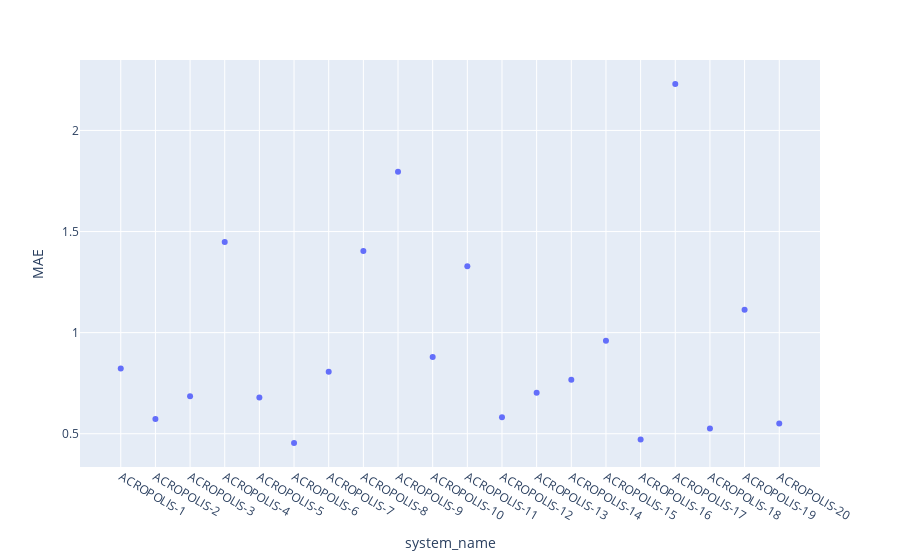
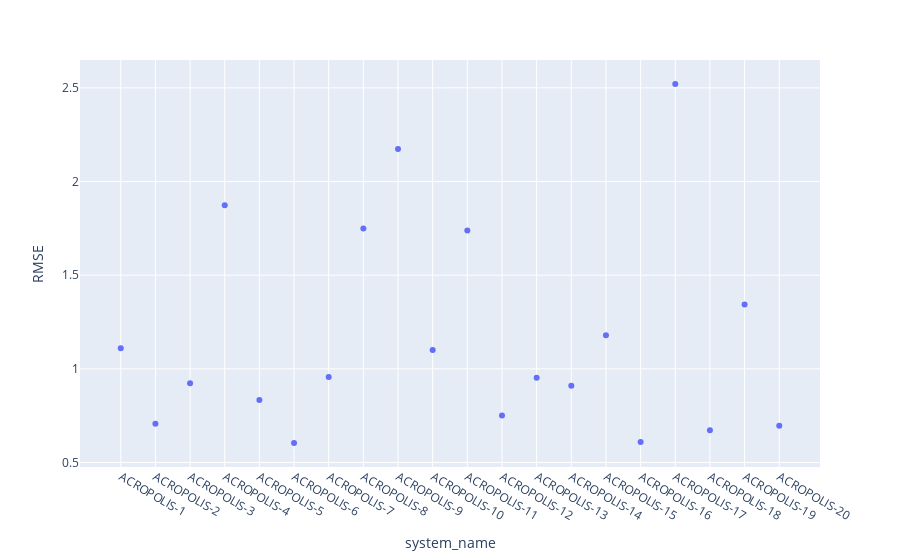
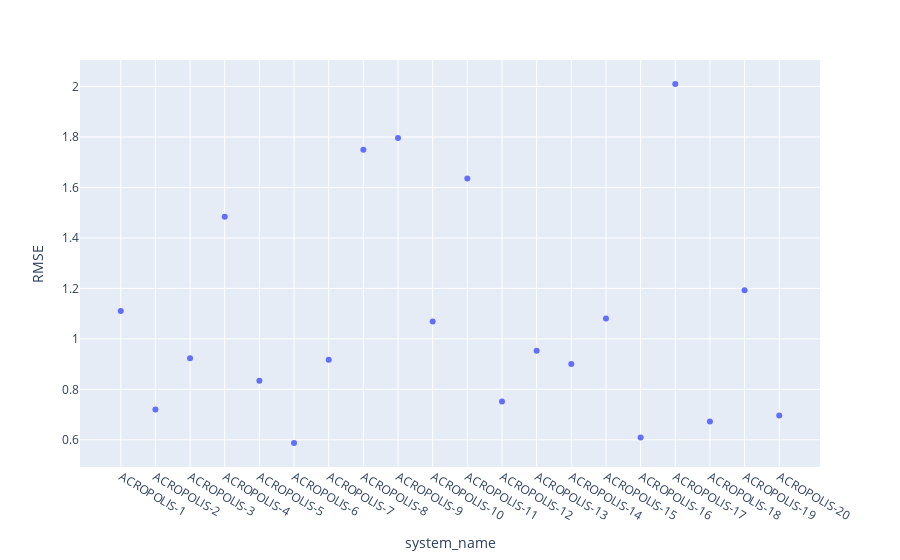

Notebook cell for these charts, in order:
### Code cell
fig = px.scatter(df_sbs, x="system_name", y="MAE")
fig.show()
fig = px.scatter(df_sbs, x="system_name", y="RMSE")
fig.show()
fig = px.scatter(df_sbs_stable_temp, x="system_name", y="RMSE")
fig.show()

### Figure 1 — Plotly figure (JSON) as saved in the notebook; plotly's stock layout.template omitted (floating-point values rounded to 4 significant figures)
{"data": [{"hovertemplate": "system_name=%{x}<br>MAE=%{y}<extra></extra>", "legendgroup": "", "marker": {"color": "#636efa", "symbol": "circle"}, "mode": "markers", "name": "", "orientation": "v", "showlegend": false, "type": "scatter", "x": ["ACROPOLIS-1", "ACROPOLIS-2", "ACROPOLIS-3", "ACROPOLIS-4", "ACROPOLIS-5", "ACROPOLIS-6", "ACROPOLIS-7", "ACROPOLIS-8", "ACROPOLIS-9", "ACROPOLIS-10", "ACROPOLIS-11", "ACROPOLIS-12", "ACROPOLIS-13", "ACROPOLIS-14", "ACROPOLIS-15", "ACROPOLIS-16", "ACROPOLIS-17", "ACROPOLIS-18", "ACROPOLIS-19", "ACROPOLIS-20"], "xaxis": "x", "y": [0.8227, 0.5724, 0.6848, 1.449, 0.6789, 0.4547, 0.8061, 1.403, 1.796, 0.8796, 1.328, 0.5816, 0.7031, 0.7674, 0.9602, 0.4714, 2.229, 0.526, 1.113, 0.5507], "yaxis": "y"}], "layout": {"legend": {"tracegroupgap": 0}, "margin": {"t": 60}, "xaxis": {"anchor": "y", "domain": [0, 1], "title": {"text": "system_name"}}, "yaxis": {"anchor": "x", "domain": [0, 1], "title": {"text": "MAE"}}}}

### Figure 2 — Plotly figure (JSON) as saved in the notebook; plotly's stock layout.template omitted (floating-point values rounded to 4 significant figures)
{"data": [{"hovertemplate": "system_name=%{x}<br>RMSE=%{y}<extra></extra>", "legendgroup": "", "marker": {"color": "#636efa", "symbol": "circle"}, "mode": "markers", "name": "", "orientation": "v", "showlegend": false, "type": "scatter", "x": ["ACROPOLIS-1", "ACROPOLIS-2", "ACROPOLIS-3", "ACROPOLIS-4", "ACROPOLIS-5", "ACROPOLIS-6", "ACROPOLIS-7", "ACROPOLIS-8", "ACROPOLIS-9", "ACROPOLIS-10", "ACROPOLIS-11", "ACROPOLIS-12", "ACROPOLIS-13", "ACROPOLIS-14", "ACROPOLIS-15", "ACROPOLIS-16", "ACROPOLIS-17", "ACROPOLIS-18", "ACROPOLIS-19", "ACROPOLIS-20"], "xaxis": "x", "y": [1.11, 0.7072, 0.9234, 1.874, 0.8343, 0.6046, 0.956, 1.749, 2.173, 1.1, 1.739, 0.7515, 0.953, 0.9101, 1.179, 0.6088, 2.52, 0.6724, 1.344, 0.6968], "yaxis": "y"}], "layout": {"legend": {"tracegroupgap": 0}, "margin": {"t": 60}, "xaxis": {"anchor": "y", "domain": [0, 1], "title": {"text": "system_name"}}, "yaxis": {"anchor": "x", "domain": [0, 1], "title": {"text": "RMSE"}}}}

### Figure 3 — Plotly figure (JSON) as saved in the notebook; plotly's stock layout.template omitted (floating-point values rounded to 4 significant figures)
{"data": [{"hovertemplate": "system_name=%{x}<br>RMSE=%{y}<extra></extra>", "legendgroup": "", "marker": {"color": "#636efa", "symbol": "circle"}, "mode": "markers", "name": "", "orientation": "v", "showlegend": false, "type": "scatter", "x": ["ACROPOLIS-1", "ACROPOLIS-2", "ACROPOLIS-3", "ACROPOLIS-4", "ACROPOLIS-5", "ACROPOLIS-6", "ACROPOLIS-7", "ACROPOLIS-8", "ACROPOLIS-9", "ACROPOLIS-10", "ACROPOLIS-11", "ACROPOLIS-12", "ACROPOLIS-13", "ACROPOLIS-14", "ACROPOLIS-15", "ACROPOLIS-16", "ACROPOLIS-17", "ACROPOLIS-18", "ACROPOLIS-19", "ACROPOLIS-20"], "xaxis": "x", "y": [1.11, 0.7206, 0.9236, 1.484, 0.8343, 0.5879, 0.917, 1.749, 1.796, 1.068, 1.635, 0.7515, 0.953, 0.9006, 1.08, 0.6088, 2.009, 0.6724, 1.193, 0.6968], "yaxis": "y"}], "layout": {"legend": {"tracegroupgap": 0}, "margin": {"t": 60}, "xaxis": {"anchor": "y", "domain": [0, 1], "title": {"text": "system_name"}}, "yaxis": {"anchor": "x", "domain": [0, 1], "title": {"text": "RMSE"}}}}
